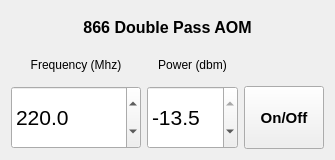
<?xml version="1.0" encoding="UTF-8"?>
<ui version="4.0">
 <class>Form</class>
 <widget class="QWidget" name="Form">
  <property name="geometry">
   <rect>
    <x>0</x>
    <y>0</y>
    <width>335</width>
    <height>160</height>
   </rect>
  </property>
  <property name="maximumSize">
   <size>
    <width>355</width>
    <height>160</height>
   </size>
  </property>
  <property name="windowTitle">
   <string>Form</string>
  </property>
  <layout class="QVBoxLayout" name="verticalLayout">
   <item>
    <layout class="QGridLayout" name="gridLayout" rowstretch="1,1,2" columnstretch="2,2,1" columnminimumwidth="130,80,10">
     <property name="sizeConstraint">
      <enum>QLayout::SetDefaultConstraint</enum>
     </property>
     <item row="1" column="0">
      <widget class="QLabel" name="label">
       <property name="sizePolicy">
        <sizepolicy hsizetype="Preferred" vsizetype="Minimum">
         <horstretch>0</horstretch>
         <verstretch>0</verstretch>
        </sizepolicy>
       </property>
       <property name="text">
        <string>Frequency (Mhz)</string>
       </property>
       <property name="alignment">
        <set>Qt::AlignCenter</set>
       </property>
      </widget>
     </item>
     <item row="1" column="1">
      <widget class="QLabel" name="label_2">
       <property name="sizePolicy">
        <sizepolicy hsizetype="Preferred" vsizetype="Minimum">
         <horstretch>0</horstretch>
         <verstretch>0</verstretch>
        </sizepolicy>
       </property>
       <property name="text">
        <string>Power (dbm)</string>
       </property>
       <property name="alignment">
        <set>Qt::AlignCenter</set>
       </property>
      </widget>
     </item>
     <item row="0" column="0" colspan="3">
      <widget class="QLabel" name="label_3">
       <property name="sizePolicy">
        <sizepolicy hsizetype="Preferred" vsizetype="Minimum">
         <horstretch>0</horstretch>
         <verstretch>0</verstretch>
        </sizepolicy>
       </property>
       <property name="font">
        <font>
         <pointsize>12</pointsize>
         <weight>75</weight>
         <bold>true</bold>
        </font>
       </property>
       <property name="text">
        <string>866 Double Pass AOM</string>
       </property>
       <property name="alignment">
        <set>Qt::AlignCenter</set>
       </property>
      </widget>
     </item>
     <item row="2" column="1">
      <widget class="QDoubleSpinBox" name="spinPower">
       <property name="sizePolicy">
        <sizepolicy hsizetype="Preferred" vsizetype="Preferred">
         <horstretch>0</horstretch>
         <verstretch>0</verstretch>
        </sizepolicy>
       </property>
       <property name="font">
        <font>
         <pointsize>16</pointsize>
        </font>
       </property>
       <property name="decimals">
        <number>1</number>
       </property>
       <property name="minimum">
        <double>-145.000000000000000</double>
       </property>
       <property name="maximum">
        <double>-13.500000000000000</double>
       </property>
       <property name="singleStep">
        <double>0.100000000000000</double>
       </property>
       <property name="value">
        <double>-13.500000000000000</double>
       </property>
      </widget>
     </item>
     <item row="2" column="2">
      <widget class="QPushButton" name="buttonSwitch">
       <property name="sizePolicy">
        <sizepolicy hsizetype="Preferred" vsizetype="Preferred">
         <horstretch>0</horstretch>
         <verstretch>0</verstretch>
        </sizepolicy>
       </property>
       <property name="font">
        <font>
         <pointsize>11</pointsize>
         <weight>75</weight>
         <bold>true</bold>
        </font>
       </property>
       <property name="text">
        <string>On/Off</string>
       </property>
       <property name="checkable">
        <bool>true</bool>
       </property>
       <property name="checked">
        <bool>false</bool>
       </property>
       <property name="autoDefault">
        <bool>false</bool>
       </property>
      </widget>
     </item>
     <item row="2" column="0">
      <widget class="QDoubleSpinBox" name="spinFreq">
       <property name="sizePolicy">
        <sizepolicy hsizetype="Preferred" vsizetype="Preferred">
         <horstretch>0</horstretch>
         <verstretch>0</verstretch>
        </sizepolicy>
       </property>
       <property name="font">
        <font>
         <pointsize>16</pointsize>
        </font>
       </property>
       <property name="decimals">
        <number>1</number>
       </property>
       <property name="minimum">
        <double>190.000000000000000</double>
       </property>
       <property name="maximum">
        <double>250.000000000000000</double>
       </property>
       <property name="singleStep">
        <double>1.000000000000000</double>
       </property>
       <property name="value">
        <double>220.000000000000000</double>
       </property>
      </widget>
     </item>
    </layout>
   </item>
  </layout>
 </widget>
 <resources/>
 <connections/>
</ui>
